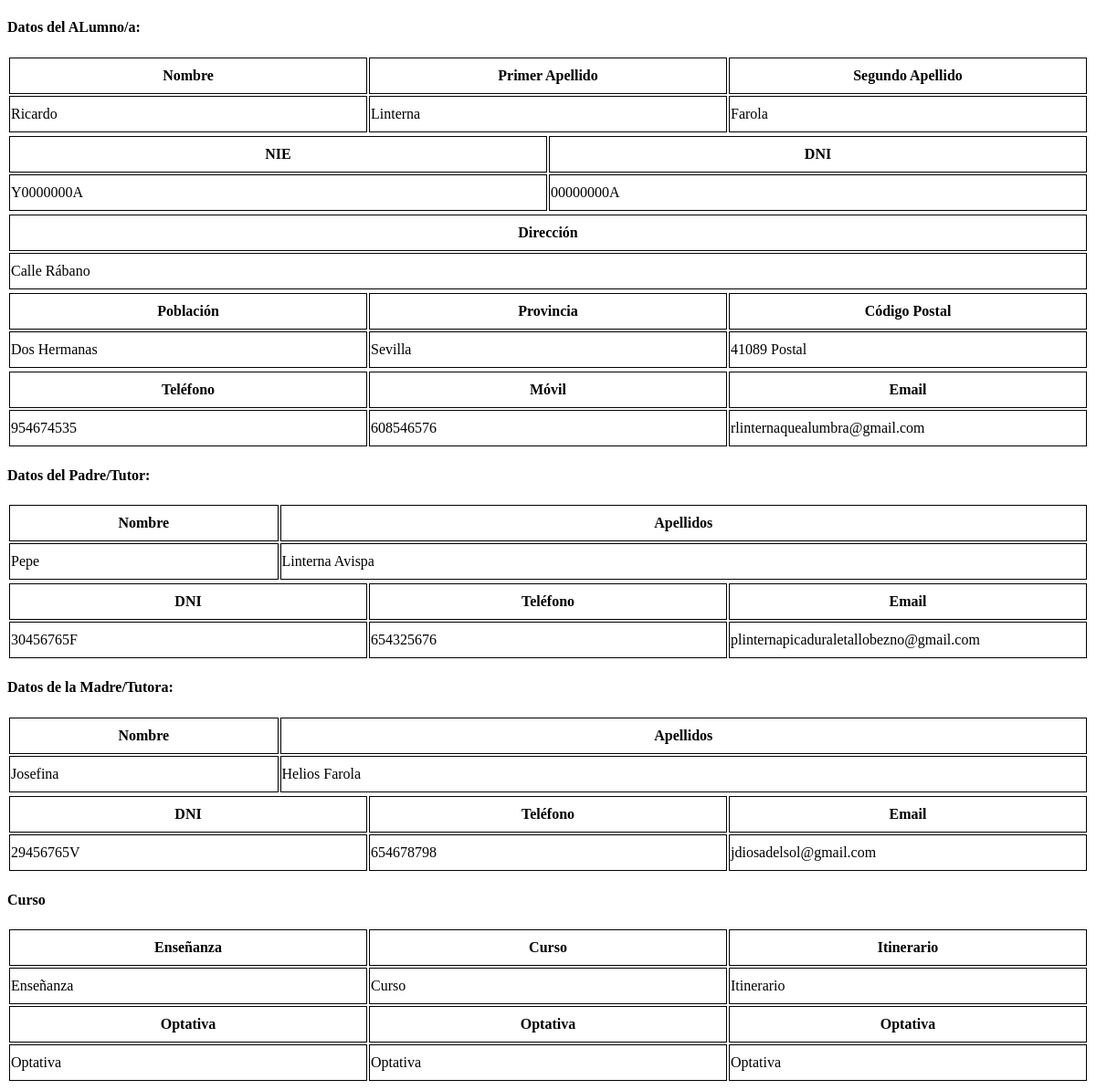
Page /php/matricula.php (signed in) on the committed database.
### tables this page shows
CREATE TABLE `alumnos` (
  `id` int(5) NOT NULL,
  `dni` varchar(9) NOT NULL,
  `clave` varchar(40) NOT NULL,
  `nombre` varchar(40) NOT NULL,
  `apellido1` varchar(40) NOT NULL,
  `apellido2` varchar(40) NOT NULL,
  `nie` varchar(9) NOT NULL,
  `fecha_nac` date NOT NULL,
  `direccion` varchar(60) NOT NULL,
  `poblacion` varchar(40) NOT NULL,
  `provincia` varchar(40) NOT NULL,
  `cod_postal` int(5) NOT NULL,
  `tel_fijo` int(9) NOT NULL,
  `tel_movil` int(9) NOT NULL,
  `correo` varchar(50) NOT NULL,
  `dni_padre` varchar(9) NOT NULL,
  `nombre_padre` varchar(40) NOT NULL,
  `apellidos_padre` varchar(40) NOT NULL,
  `tel_padre` int(9) NOT NULL,
  `correo_padre` varchar(50) NOT NULL,
  `dni_madre` varchar(9) NOT NULL,
  `nombre_madre` varchar(40) NOT NULL,
  `apellidos_madre` varchar(40) NOT NULL,
  `tel_madre` int(9) NOT NULL,
  `correo_madre` varchar(50) NOT NULL
);

### php/functions.php (called while the page is built, shortened)
<?php
function connectDB()
{
    try
    {
        $opc=array(PDO::MYSQL_ATTR_INIT_COMMAND => "SET NAMES utf8");
        $dsn="mysql:host=localhost;dbname=automatricula";
        $usuario="root";
        $contrasena="";
        $base=new PDO($dsn,$usuario,$contrasena,$opc);
    }
    catch (PDOException $e)
    {
        die ("Error".$e->getMessage());
        $resultado=null;
    }
    return $base;
}
function ejecutaConsulta($sql)
{
		$miconexion=connectDB();
		return $miconexion->query($sql);
}
?>

### php/matricula.php (the view, shortened to what this page needs)
<!DOCTYPE html>
<html>
<head>
</head>
<body>
	<?php
		include "functions.php";
		$dni=$_SESSION['login'];
		$consulta="SELECT * FROM ALUMNOS WHERE DNI='".$dni."';";
		$resulset=ejecutaConsulta($consulta);
		 $alumno=$resulset->fetch(PDO::FETCH_ASSOC);
	?>
	<h4>Datos del ALumno/a:</h4>
	<table class="caja0">
		<tr><th class="caja4">Nombre</th><th class="caja4">Primer Apellido</th><th class="caja4">Segundo Apellido</th></tr>
		<tr><td class="caja4"><?php echo $alumno['nombre'];?></td><td class="caja4"><?php echo $alumno['apellido1'];?></td><td class="caja4"><?php echo $alumno['apellido2'];?></td></tr>
	</table>
	<table class="caja0">
		<tr><th class="caja3">NIE</th><th class="caja3">DNI</th></tr>
		<tr><td class="caja3"><?php echo $alumno['nie'];?></td><td class="caja3"><?php echo $alumno['dni'];?></td></tr>
	</table>
	<table class="caja0">
	 	<tr><th class="caja1">Dirección</th></tr>
	 	<tr><td class="caja1"><?php echo $alumno['direccion'];?></td></tr>
	</table>
	<table class="caja0">
	 	<tr><th class="caja4">Población</th><th class="caja4">Provincia</th><th class="caja4">Código Postal</th></tr>
	 	<tr><td class="caja4"><?php echo $alumno['poblacion'];?></td><td class="caja4"><?php echo $alumno['provincia'];?></td><td class="caja4"><?php echo $alumno['cod_postal'];?> Postal</td></tr>
	</table>
	<table class="caja0">
	 	<tr><th class="caja4">Teléfono</th><th class="caja4">Móvil</th><th class="caja4">Email</th></tr>
	 	<tr><td class="caja4"><?php echo $alumno['tel_fijo'];?></td><td class="caja4"><?php echo $alumno['tel_movil'];?></td><td class="caja4"><?php echo $alumno['correo'];?></td></tr>
	</table>
 	<h4>Datos del Padre/Tutor:</h4>
 	<table class="caja0">
	 	<tr><th class="caja5">Nombre</th><th class="caja2">Apellidos</th></tr>
	 	<tr><td class="caja5"><?php echo $alumno['nombre_padre'];?></td><td class="caja2"><?php echo $alumno['apellidos_padre'];?></td></tr>
	</table>
	<table class="caja0">
	    <tr><th class="caja4">DNI</th><th class="caja4">Teléfono</th><th class="caja4">Email</th></tr>
	    <tr><td class="caja4"><?php echo $alumno['dni_padre'];?></td><td class="caja4"><?php echo $alumno['tel_padre'];?></td><td class="caja4"><?php echo $alumno['correo_padre'];?></td></tr>
	</table>
	<h4>Datos de la Madre/Tutora:</h4>
	<table class="caja0">
	 	<tr><th class="caja5">Nombre</th><th class="caja2">Apellidos</th></tr>
	 	<tr><td class="caja5"><?php echo $alumno['nombre_madre'];?></td><td class="caja2"><?php echo $alumno['apellidos_madre'];?></td></tr>
	</table>
	<table class="caja0">
	    <tr><th class="caja4">DNI</th><th class="caja4">Teléfono</th><th class="caja4">Email</th></tr>
	    <tr><td class="caja4"><?php echo $alumno['dni_madre'];?></td><td class="caja4"><?php echo $alumno['tel_madre'];?></td><td class="caja4"><?php echo $alumno['correo_madre'];?></td></tr>
	</table>
	<h4>Curso</h4>
	<table class="caja0">
	    <tr><th class="caja4">Enseñanza</th><th class="caja4">Curso</th><th class="caja4">Itinerario</th></tr>
	    <tr><td class="caja4">Enseñanza</td><td class="caja4">Curso</td><td class="caja4">Itinerario</td></tr>
	    <tr><th class="caja4">Optativa</th><th class="caja4">Optativa</th><th class="caja4">Optativa</th></tr>
	    <tr><td class="caja4">Optativa</td><td class="caja4">Optativa</td><td class="caja4">Optativa</td></tr>
	</table>
</body>
</html>

### php/matricula.php (style rules this page uses)
.caja0 { width:100%; }
.caja1 { width:100%; }
.caja2 { width: 75%; }
.caja3 { width: 50%; }
.caja4 { width: 33.3%; }
.caja5 { width: 25%; }
.caja1, .caja2, .caja3, .caja4, .caja5 { border: solid 1px; padding-top: 10px; padding-bottom: 10px; }

### rows in the picture
alumnos: nombre "Ricardo", apellido1 "Linterna", apellido2 "Farola", nie "Y0000000A", dni "00000000A", direccion "Calle Rábano", poblacion "Dos Hermanas", provincia "Sevilla", cod_postal "41089", tel_fijo "954674535", tel_movil "608546576", correo "rlinternaquealumbra@gmail.com", nombre_padre "Pepe", apellidos_padre "Linterna Avispa", dni_padre "30456765F", tel_padre "654325676", correo_padre "plinternapicaduraletallobezno@gmail.com", nombre_madre "Josefina", apellidos_madre "Helios Farola", dni_madre "29456765V", tel_madre "654678798", correo_madre "jdiosadelsol@gmail.com"
